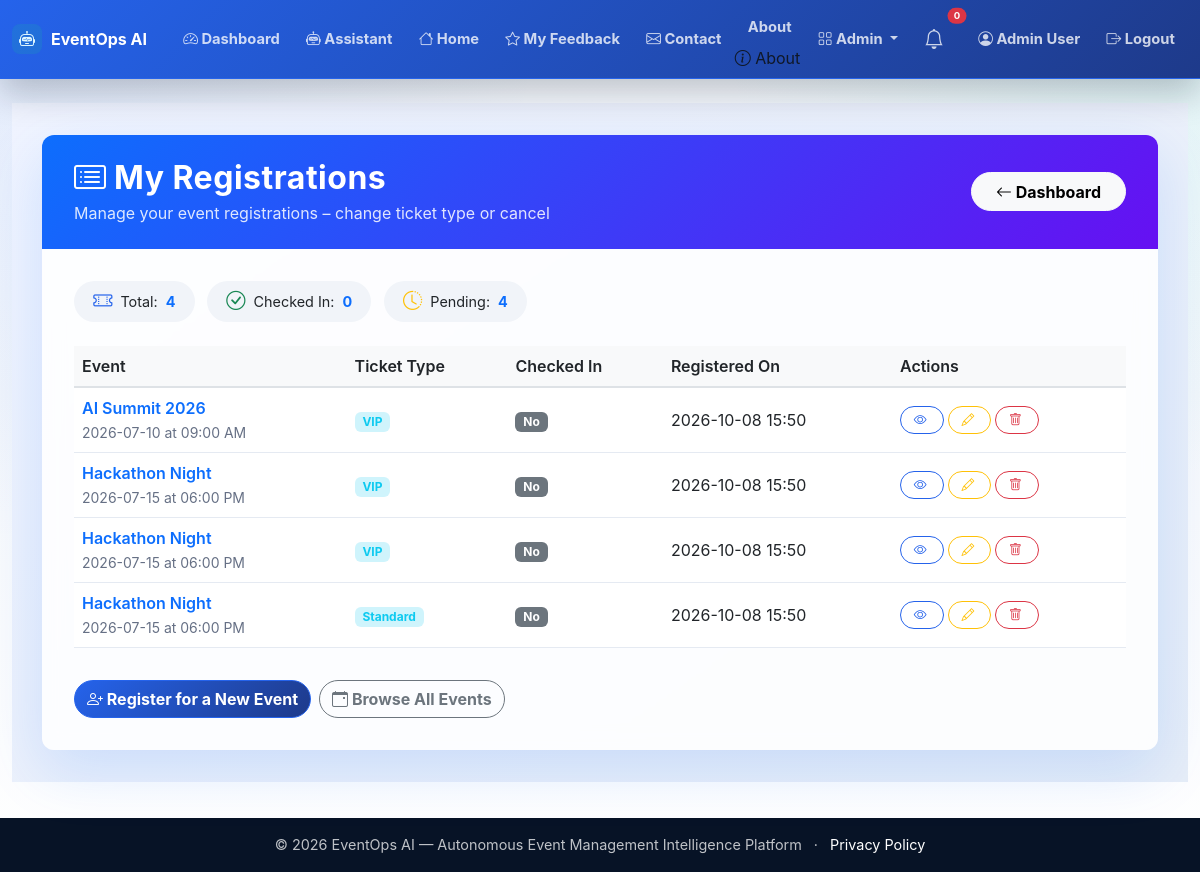
Page /user/registrations (signed in) on the earlier database version.
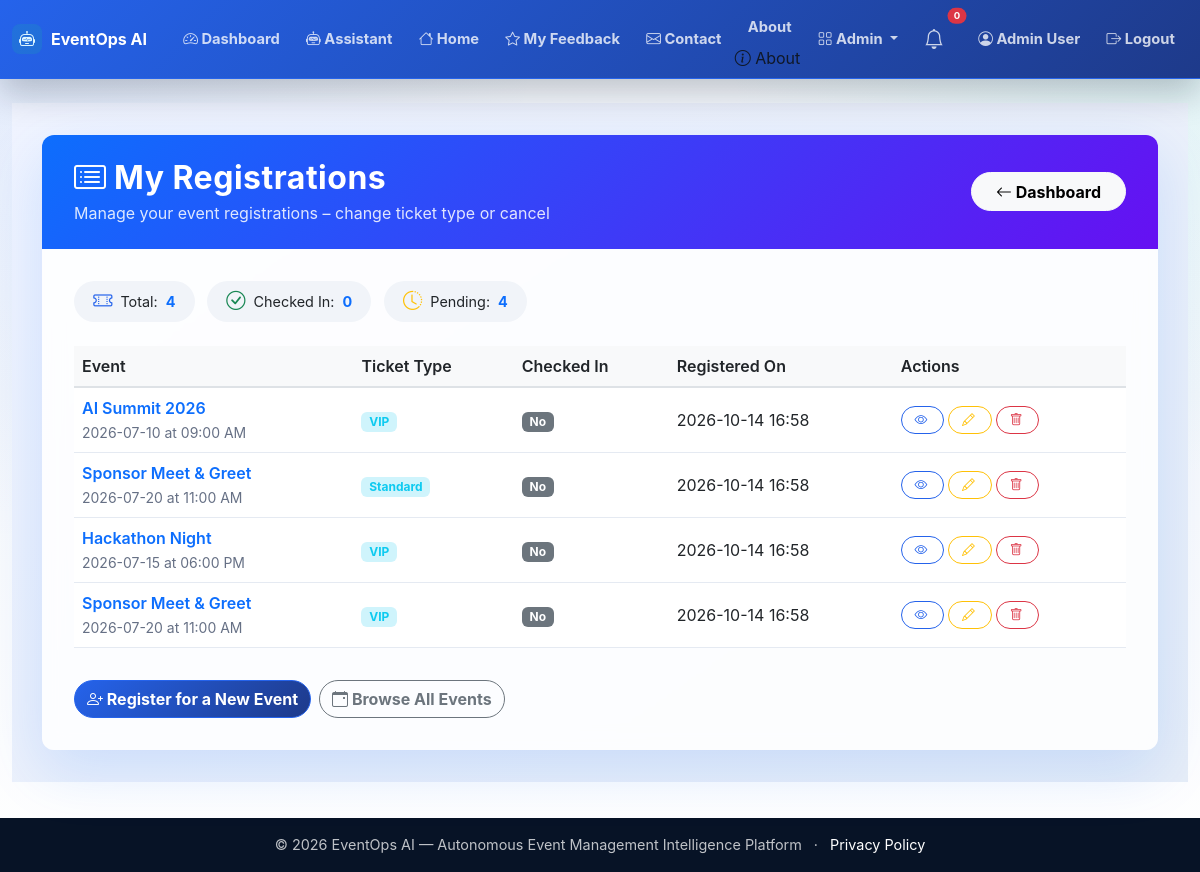
Same page on the later database version.
### app.py (models this page shows)
class Registration(db.Model):
    id = db.Column(db.Integer, primary_key=True)
    user_id = db.Column(db.Integer, db.ForeignKey('user.id'))
    event_id = db.Column(db.Integer, db.ForeignKey('event.id'))
    ticket_type = db.Column(db.String(50))
    status = db.Column(db.String(20), default='registered')
    checked_in = db.Column(db.Boolean, default=False)
    registered_at = db.Column(db.DateTime, default=lambda: datetime.now(timezone.utc))
    user = db.relationship('User', backref='registrations')
    event = db.relationship('Event', backref='registrations')

class Event(db.Model):
    id = db.Column(db.Integer, primary_key=True)
    title = db.Column(db.String(200), nullable=False)
    description = db.Column(db.Text)
    date = db.Column(db.String(50))
    time = db.Column(db.String(50))
    location = db.Column(db.String(200))
    capacity = db.Column(db.Integer)
    status = db.Column(db.String(20), default='upcoming')
    created_at = db.Column(db.DateTime, default=lambda: datetime.now(timezone.utc))

### app.py (the view)
@app.route('/user/registrations')
@login_required
def user_my_registrations():
    registrations = Registration.query.filter_by(user_id=current_user.id).all()
    return render_template('user_registrations.html', registrations=registrations)

### app.py (called while the page is built)
@login_manager.user_loader
def load_user(user_id):
    return User.query.get(int(user_id))

### templates/user_registrations.html (shortened to what the changed rows need)
{% extends "base.html" %}
{% block content %}
<div class="registrations-wrapper">
    <div class="container">
        <div class="card registrations-card">
            <div class="card-header d-flex justify-content-between align-items-center flex-wrap">
                <div>
                    <h2><i class="bi bi-card-list me-2"></i>My Registrations</h2>
                </div>
            </div>
            <div class="card-body">
                <div class="table-responsive">
                    <table class="table table-hover align-middle">
                        <thead>
                            <tr>
                                <th>Event</th>
                                <th>Ticket Type</th>
                                <th>Checked In</th>
                                <th>Registered On</th>
                                <th>Actions</th>
                            </tr>
                        </thead>
                        <tbody>
                            {% for reg in registrations %}
                            <tr>
                                <td>
                                    {% if reg.event %}
                                        <span class="event-title">{{ reg.event.title }}</span>
                                        <br><small class="text-muted">{{ reg.event.date }} at {{ reg.event.time }}</small>
                                    {% else %}
                                        <span class="text-muted">Event has been removed</span>
                                    {% endif %}
                                </td>
                                <td>
                                    <span class="badge bg-info-subtle text-info">{{ reg.ticket_type }}</span>
                                </td>
                                <td>
                                    <span class="badge bg-{{ 'success' if reg.checked_in else 'secondary' }}">
                                        {% if reg.checked_in %}<i class="bi bi-check-circle"></i> Yes{% else %}No{% endif %}
                                    </span>
                                </td>
                                <td>{{ reg.registered_at.strftime('%Y-%m-%d %H:%M') }}</td>
                                <td>
                                    <div class="d-flex flex-wrap gap-1">
                                        {% if reg.event %}
                                        <a href="{{ url_for('event_detail', event_id=reg.event.id) }}" class="btn btn-outline-primary btn-sm btn-action">
                                            <i class="bi bi-eye"></i>
                                        </a>
                                        {% else %}
                                        <span class="text-muted-small">Unavailable</span>
                                        {% endif %}
                                        {% if reg.event %}
                                        <button class="btn btn-outline-warning btn-sm btn-action" data-bs-toggle="modal" data-bs-target="#editModal{{ reg.id }}">
                                            <i class="bi bi-pencil"></i>
                                        </button>
                                        {% else %}
                                        <span class="text-muted-small">Cannot edit</span>
                                        {% endif %}
                                        <form method="POST" action="{{ url_for('cancel_registration', reg_id=reg.id) }}" style="display:inline;"
                                              onsubmit="return confirm('Cancel your registration for \'{{ reg.event.title if reg.event else 'this event' }}\'? This cannot be undone.');">
                                            <button type="submit" class="btn btn-outline-danger btn-sm btn-action">
                                                <i class="bi bi-trash"></i>
                                            </button>
                                        </form>
                                    </div>
                                </td>
                            </tr>
                            {% endfor %}
                        </tbody>
                    </table>
                </div>
            </div>
        </div>
    </div>
</div>
{% endblock %}

Differences in the rows shown:
removed Registration: event "Hackathon Night", event "2026-07-15", event.time "06:00 PM", ticket_type "VIP", checked_in "No", registered_at "2026-10-08 15:50"
removed Registration: event "Hackathon Night", event "2026-07-15", event.time "06:00 PM", ticket_type "Standard", checked_in "No", registered_at "2026-10-08 15:50"
changed Registration "AI Summit 2026": registered_at "2026-10-08 15:50" → "2026-10-14 16:58"
added Registration: event "Sponsor Meet & Greet", event "2026-07-20", event.time "11:00 AM", ticket_type "Standard", checked_in "No", registered_at "2026-10-14 16:58"
changed Registration "Hackathon Night": registered_at "2026-10-08 15:50" → "2026-10-14 16:58"
added Registration: event "Sponsor Meet & Greet", event "2026-07-20", event.time "11:00 AM", ticket_type "VIP", checked_in "No", registered_at "2026-10-14 16:58"
